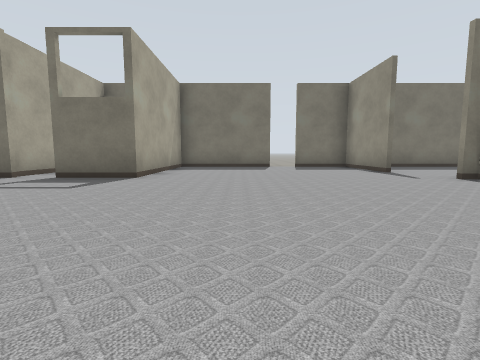
[1] (above)

16 first-person views from a walk through a robot-simulator world made for Gazebo. The camera is 0.5 m above the floor, tilts 6° down and sees 85° across. Floor lines are 1 m apart. The floor is counted in squares, 1 m on a side. Each view is taken from the middle of a square. On the plan, view 1 faces up. The plan holds only what a view shows up to about 9 squares ahead; the rest is blank. The place goes on beyond the plan. Robots are left out.

[2]
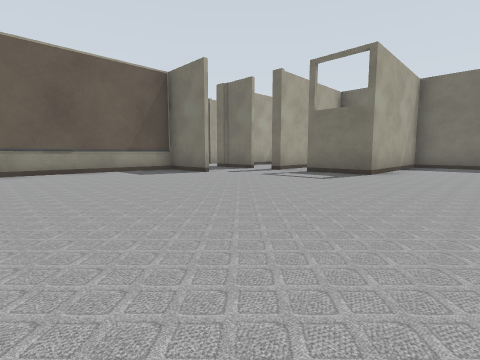

[3]
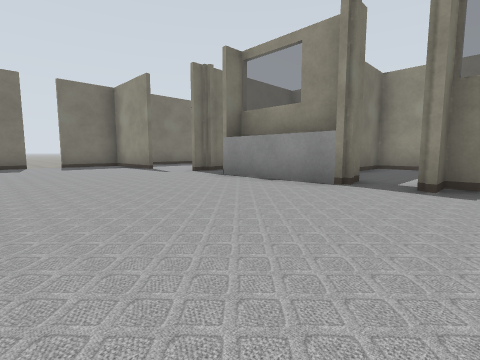

[4]
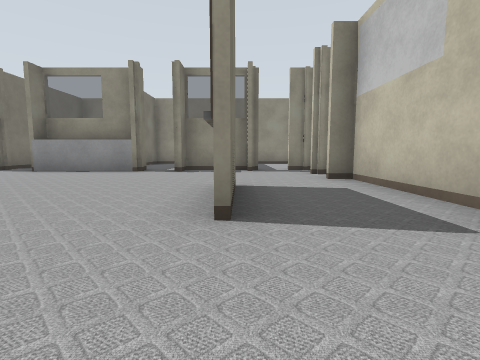

[5]
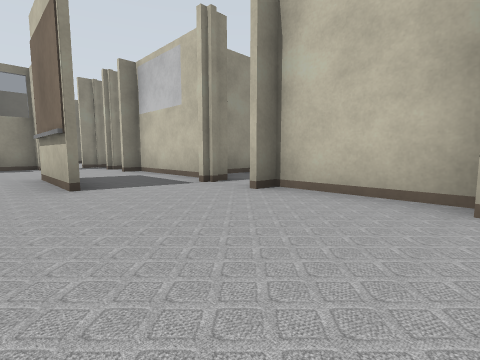

[6]
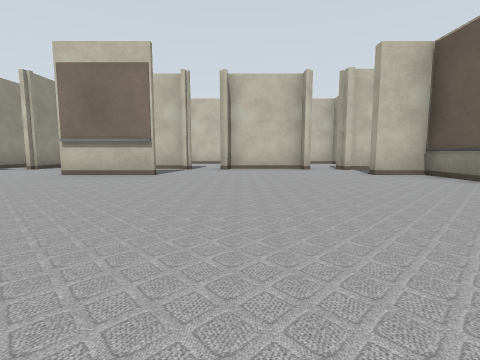

[7]
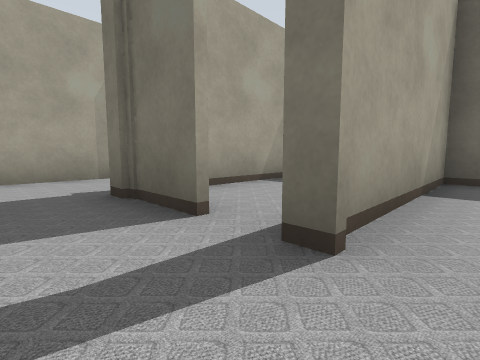

[8]
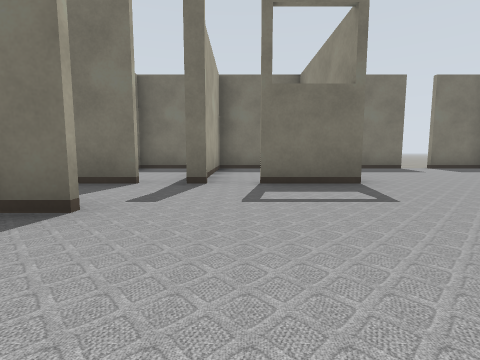

[9]
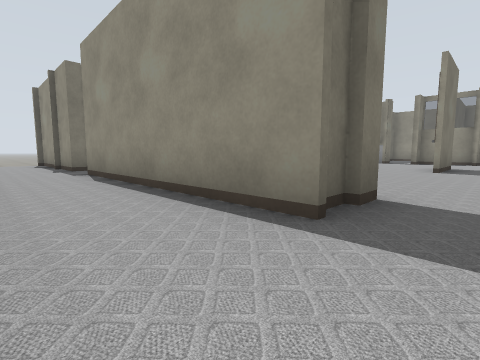

[10]
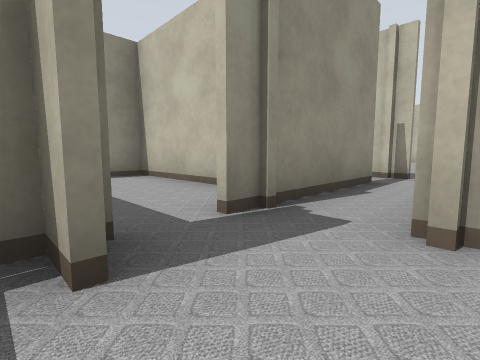

[11]
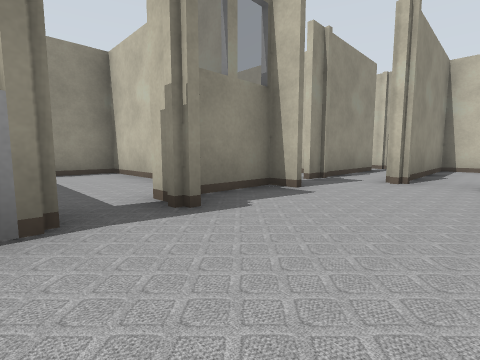

[12]
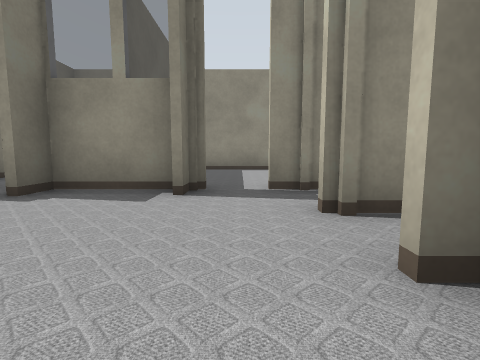

[13]
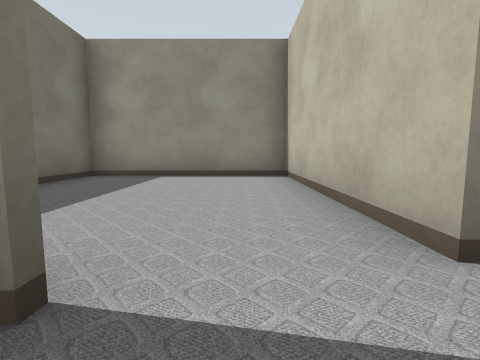

[14]
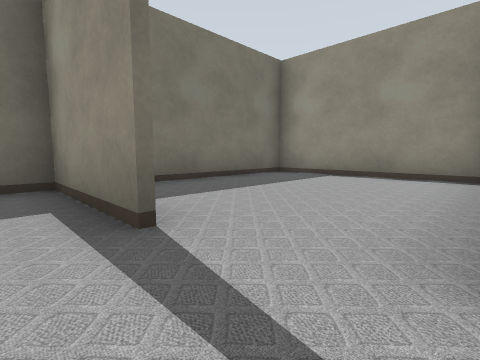

[15]
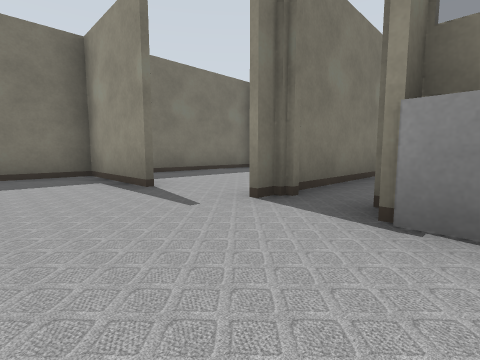

[16]
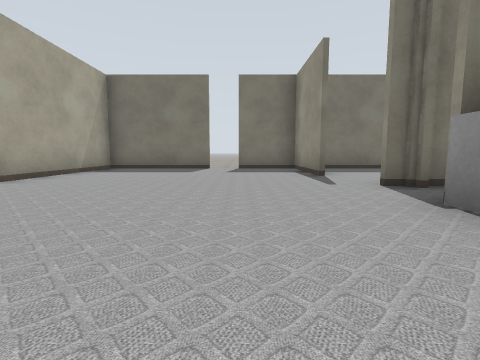

### Floor plan
Key: @ floor where view 1 was taken; # wall or solid block; x gap in a wall; . floor; = window, fence, low wall or low ledge.
Columns run from 10 left of view 1 to 9 right of it. Each row starts with its distance up from view 1.
  9   .# ###############
  8   .# #. #.....#....#
  7   .# #. #.....#....#
  6 #..# #. #..........#
  5 #..###.##.....######
  4 #.............##
  3  ..##.........=#
  2  ..#..........=#
  1  ..#..........##
  0  ..#......@...##
 -1  ..#...........#####
 -2  ..#.....##....#...#
 -3  ..................#
 -4    #####.#####.#...#
 -5         ..#  #.#####
 -6           #  #.#
 -7              #..
 -8              #x#

Positions as (right, up) in squares from view 1, and headings:
1: (0, 0), facing up
2: (0, -1), facing up-left
3: (0, -1), facing up-right
4: (-3, -2), facing right
5: (-5, -1), facing down-right
6: (-3, 4), facing down
7: (-4, 4), facing up-left
8: (-4, 1), facing up
9: (-9, -3), facing up-right
10: (3, -2), facing down-right
11: (2, 1), facing down-right
12: (1, -3), facing right
13: (3, 6), facing right
14: (3, 5), facing up-right
15: (2, 3), facing up-right
16: (2, 1), facing up
